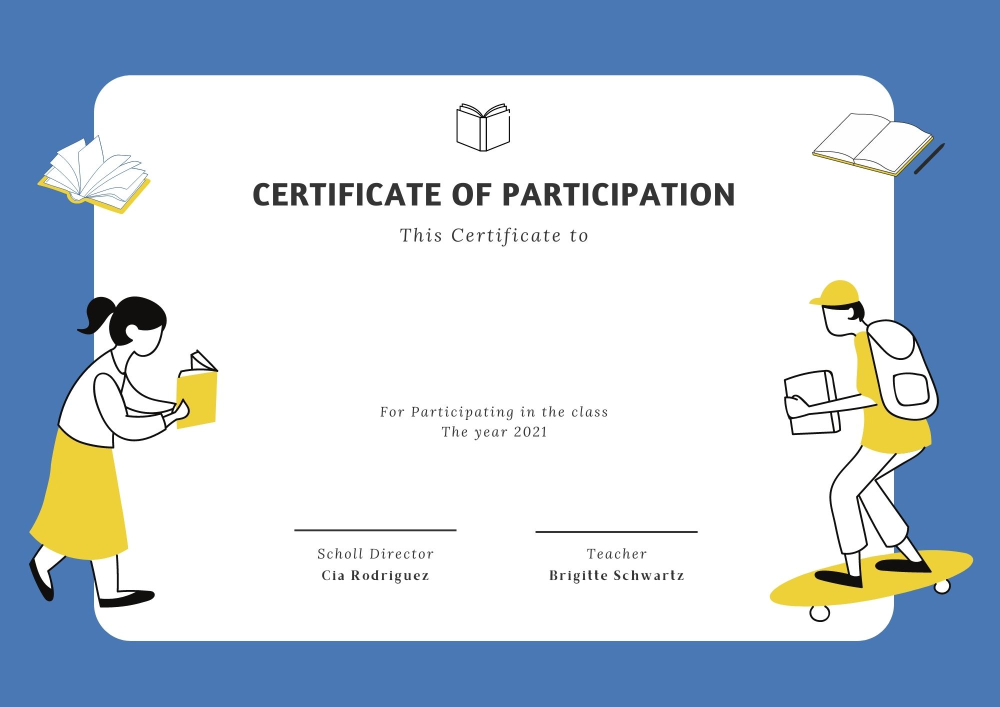
#> input picture certificate.jpg, 2000 x 1414 px (shown at 1/2 size)
$ python main.py
#> lines starting #> are read from the running program, lines starting #| are printed output that depends on the picture
from PIL import Image, ImageDraw, ImageFont

names = ["Atharv Parkhe", "Abhinav Borde", "Sairaj Rasam"]

font = ImageFont.truetype("font.ttf", 100)

for i in names:
    img = Image.open("certificate.jpg")
#> img is the input picture: PIL image 2000x1414 RGB; mean R, G, B 188.3, 202.8, 218.1
    draw = ImageDraw.Draw(img)
    draw.text(xy=(800, 630), text=i, fill=(0,0,0), font=font)
    img.save("folder/" + i + " certificate" + ".jpg")
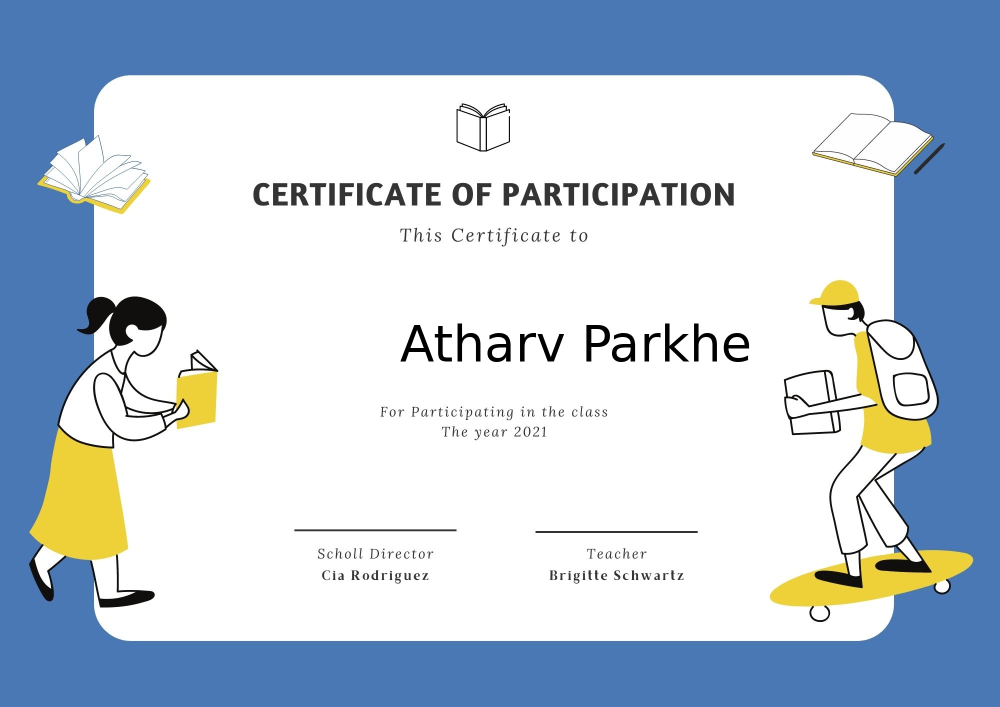
#> saved as Atharv Parkhe certificate.jpg: PIL image 2000x1414 RGB (shown at 1/2 size); mean R, G, B 187, 201.5, 216.8
